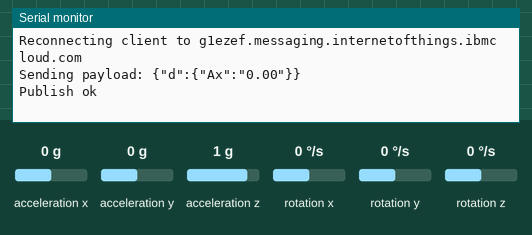
This sketch was run on a simulated ESP8266 (NodeMCU). Parts: the last lines printed to the serial monitor. Wiring (inferred from the names in the program): MPU-6050 motion sensor at I2C address 0x68. The inputs (shaded band) are chosen by the test bench; at power-on: acceleration x 0 g, acceleration y 0 g, acceleration z 1 g, rotation x 0 °/s, rotation y 0 °/s, rotation z 0 °/s. WiFi joins after 1.5 s; servers stay silent unless stated; no MQTT or app messages arrive unless stated.

Above: at 2.8 s.
2.9 s: acceleration x set to -1.4 g
At 3.7 s:
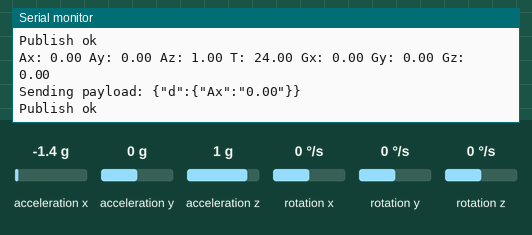
4.4 s: acceleration y set to -1.4 g
At 5.7 s:
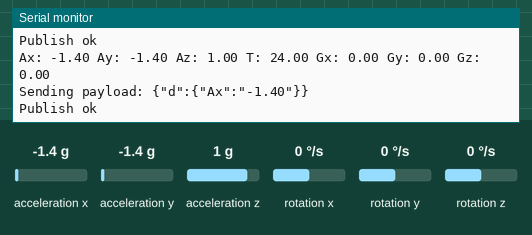
5.9 s: acceleration z set to -1.4 g
At 6.9 s:
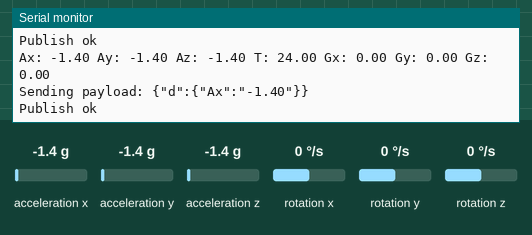
7.4 s: rotation x set to -192 °/s
At 8.8 s:
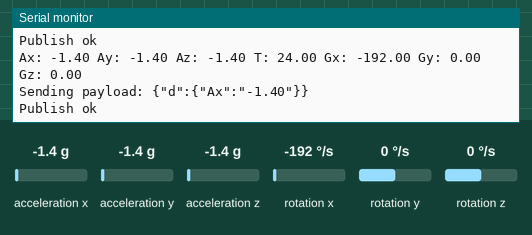
8.9 s: rotation y set to -192 °/s
At 10.3 s:
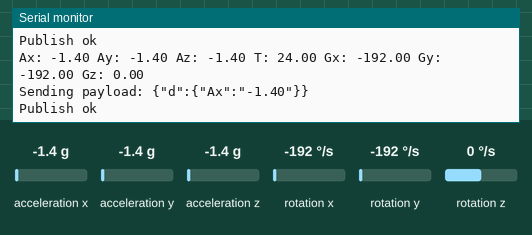

The sketch:

codigo_mpu6050.ino
```cpp
#include <Wire.h>
#include <ESP8266WiFi.h>
#include <PubSubClient.h>

// Atualize SSID e senha WiFi
const char* ssid = "HackaTruckVisitantes";
const char* password = "";

#define ORG "g1ezef"
#define DEVICE_TYPE "sensorPostura"
#define DEVICE_ID "sensor_2023"
#define TOKEN "12345678"


// Broker messagesight server
char server[] = ORG ".messaging.internetofthings.ibmcloud.com";
char topic[] = "iot-2/evt/status/fmt/json";
char authMethod[] = "use-token-auth";
char token[] = TOKEN;
char clientId[] = "d:" ORG ":" DEVICE_TYPE ":" DEVICE_ID;

WiFiClient wifiClient;
PubSubClient client(server, 1883, wifiClient);

// MPU6050 Slave Device Address
const uint8_t MPU6050SlaveAddress = 0x68;

// Select SDA and SCL pins for I2C communication
const uint8_t scl = D6;
const uint8_t sda = D7;

// sensitivity scale factor respective to full scale setting provided in datasheet
const uint16_t AccelScaleFactor = 16384;
const uint16_t GyroScaleFactor = 131;

// MPU6050 few configuration register addresses
const uint8_t MPU6050_REGISTER_SMPLRT_DIV   =  0x19;
const uint8_t MPU6050_REGISTER_USER_CTRL    =  0x6A;
const uint8_t MPU6050_REGISTER_PWR_MGMT_1   =  0x6B;
const uint8_t MPU6050_REGISTER_PWR_MGMT_2   =  0x6C;
const uint8_t MPU6050_REGISTER_CONFIG       =  0x1A;
const uint8_t MPU6050_REGISTER_GYRO_CONFIG  =  0x1B;
const uint8_t MPU6050_REGISTER_ACCEL_CONFIG =  0x1C;
const uint8_t MPU6050_REGISTER_FIFO_EN      =  0x23;
const uint8_t MPU6050_REGISTER_INT_ENABLE   =  0x38;
const uint8_t MPU6050_REGISTER_ACCEL_XOUT_H =  0x3B;
const uint8_t MPU6050_REGISTER_SIGNAL_PATH_RESET  = 0x68;

int16_t AccelX, AccelY, AccelZ, Temperature, GyroX, GyroY, GyroZ;

void setup() {
  Serial.begin(115200);
  Wire.begin(sda, scl);
  MPU6050_Init();

   Serial.print("Conectando na rede WiFi ");
  Serial.print(ssid);
  WiFi.begin(ssid, password);
  while (WiFi.status() != WL_CONNECTED) {
    delay(500);
    Serial.print(".");
  }
  Serial.println("");
  Serial.print("[INFO] Conectado WiFi IP: ");
  Serial.println(WiFi.localIP());

}

void loop() {
  double Ax, Ay, Az, T, Gx, Gy, Gz;

  Read_RawValue(MPU6050SlaveAddress, MPU6050_REGISTER_ACCEL_XOUT_H);

  //divide each with their sensitivity scale factor
  Ax = (double)AccelX/AccelScaleFactor;
  Ay = (double)AccelY/AccelScaleFactor;
  Az = (double)AccelZ/AccelScaleFactor;
  T = (double)Temperature/340+36.53; //temperature formula
  Gx = (double)GyroX/GyroScaleFactor;
  Gy = (double)GyroY/GyroScaleFactor;
  Gz = (double)GyroZ/GyroScaleFactor;

  Serial.print("Ax: "); Serial.print(Ax);
  Serial.print(" Ay: "); Serial.print(Ay);
  Serial.print(" Az: "); Serial.print(Az);
  Serial.print(" T: "); Serial.print(T);
  Serial.print(" Gx: "); Serial.print(Gx);
  Serial.print(" Gy: "); Serial.print(Gy);
  Serial.print(" Gz: "); Serial.println(Gz);

  delay(100);

   if (!client.connected()) {
    Serial.print("Reconnecting client to ");
    Serial.println(server);
    while (!client.connect(clientId, authMethod, token)) {
      Serial.print(".");
      delay(500);
    }
    Serial.println();
  }

  // Prepara JSON para a plataforma IoT
  String payload = "{\"d\":{\"Ax\":\"" + String(Ax) + "\"}}";

  Serial.print("Sending payload: ");
  Serial.println(payload);

  if (client.publish(topic, (char*)payload.c_str())) {
    Serial.println("Publish ok");
    digitalWrite(LED_BUILTIN, LOW);
    delay(500);
    digitalWrite(LED_BUILTIN, HIGH);
    delay(500);
  } else {
    Serial.println("Publish failed");
    Serial.println(client.state());
  }

  client.loop(); // Mantém a conexão MQTT ativa
}

void I2C_Write(uint8_t deviceAddress, uint8_t regAddress, uint8_t data){
  Wire.beginTransmission(deviceAddress);
  Wire.write(regAddress);
  Wire.write(data);
  Wire.endTransmission();
}

// read all 14 register
void Read_RawValue(uint8_t deviceAddress, uint8_t regAddress){
  Wire.beginTransmission(deviceAddress);
  Wire.write(regAddress);
  Wire.endTransmission();
  Wire.requestFrom(deviceAddress, (uint8_t)14);
  AccelX = (((int16_t)Wire.read()<<8) | Wire.read());
  AccelY = (((int16_t)Wire.read()<<8) | Wire.read());
  AccelZ = (((int16_t)Wire.read()<<8) | Wire.read());
  Temperature = (((int16_t)Wire.read()<<8) | Wire.read());
  GyroX = (((int16_t)Wire.read()<<8) | Wire.read());
  GyroY = (((int16_t)Wire.read()<<8) | Wire.read());
  GyroZ = (((int16_t)Wire.read()<<8) | Wire.read());
}

//configure MPU6050
void MPU6050_Init(){
  delay(150);
  I2C_Write(MPU6050SlaveAddress, MPU6050_REGISTER_SMPLRT_DIV, 0x07);
  I2C_Write(MPU6050SlaveAddress, MPU6050_REGISTER_PWR_MGMT_1, 0x01);
  I2C_Write(MPU6050SlaveAddress, MPU6050_REGISTER_PWR_MGMT_2, 0x00);
  I2C_Write(MPU6050SlaveAddress, MPU6050_REGISTER_CONFIG, 0x00);
  I2C_Write(MPU6050SlaveAddress, MPU6050_REGISTER_GYRO_CONFIG, 0x00);//set +/-250 degree/second full scale
  I2C_Write(MPU6050SlaveAddress, MPU6050_REGISTER_ACCEL_CONFIG, 0x00);// set +/- 2g full scale
  I2C_Write(MPU6050SlaveAddress, MPU6050_REGISTER_FIFO_EN, 0x00);
  I2C_Write(MPU6050SlaveAddress, MPU6050_REGISTER_INT_ENABLE, 0x01);
  I2C_Write(MPU6050SlaveAddress, MPU6050_REGISTER_SIGNAL_PATH_RESET, 0x00);
  I2C_Write(MPU6050SlaveAddress, MPU6050_REGISTER_USER_CTRL, 0x00);
}
```

Measured:
- after the input at 4.4 s, the serial monitor: prints a new line after 0.62 s (image 2)
- after the input at 5.9 s, the serial monitor: prints a new line after 0.22 s (image 3)
- after the input at 7.4 s, the serial monitor: prints a new line after 0.93 s (image 4)
- after the input at 8.9 s, the serial monitor: prints a new line after 0.53 s (image 5)
